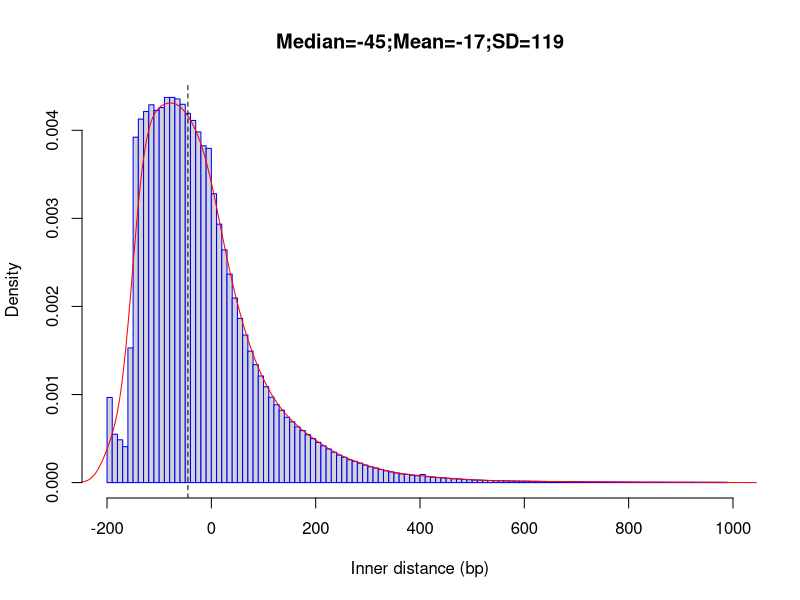

This figure's R source:
png("/rds/user/is460/hpc-work/muscle-rnaseq/ezbamqc/output/figs/srpk3_hom_ttnb_wt_4.inner_distance_plot.png",width=500,height=500,units="px")
fragsize=rep(c(-195,-185,-175,-165,-155,-145,-135,-125,-115,-105,-95,-85,-75,-65,-55,-45,-35,-25,-15,-5,5,15,25,35,45,55,65,75,85,95,105,115,125,135,145,155,165,175,185,195,205,215,225,235,245,255,265,275,285,295,305,315,325,335,345,355,365,375,385,395,405,415,425,435,445,455,465,475,485,495,505,515,525,535,545,555,565,575,585,595,605,615,625,635,645,655,665,675,685,695,705,715,725,735,745,755,765,775,785,795,805,815,825,835,845,855,865,875,885,895,905,915,925,935,945,955,965,975,985),times=c(120454,68478,60561,50870,190624,488803,514477,525250,534728,526626,530817,545097,545121,543012,535395,522606,512504,496237,476623,473012,408791,365738,329460,295032,261233,232390,208836,186058,166917,150902,135679,120849,110089,102463,92434,86012,78810,73626,67759,62253,56907,51919,47519,43057,38915,35838,32240,30096,27514,24759,22449,20682,18433,16627,15069,13664,12237,11607,10448,9640,11454,8357,7715,7026,6585,6091,5455,5124,4440,4199,3673,3498,3165,2956,2715,2683,2433,2319,2116,1995,1960,1843,1807,1593,1544,1470,1441,1386,1354,1311,1103,1046,998,1021,966,864,888,837,752,717,708,601,547,587,562,554,549,483,463,448,473,424,443,455,396,372,385,388,370))
frag_sd = round(sd(fragsize),digits=0)
frag_mean = round(mean(fragsize),digits=0)
frag_median = round(median(fragsize),digits=0)
hist(fragsize,probability=T,breaks=120,xlim=c(-200,1000),xlab="Inner distance (bp)",main=paste(c("Median=",frag_median,";","Mean=",frag_mean,";","SD=",frag_sd),collapse=""),border="blue")
lines(density(fragsize,bw=20),col='red')
abline(v=frag_median,lty=2)
dev.state = dev.off()
